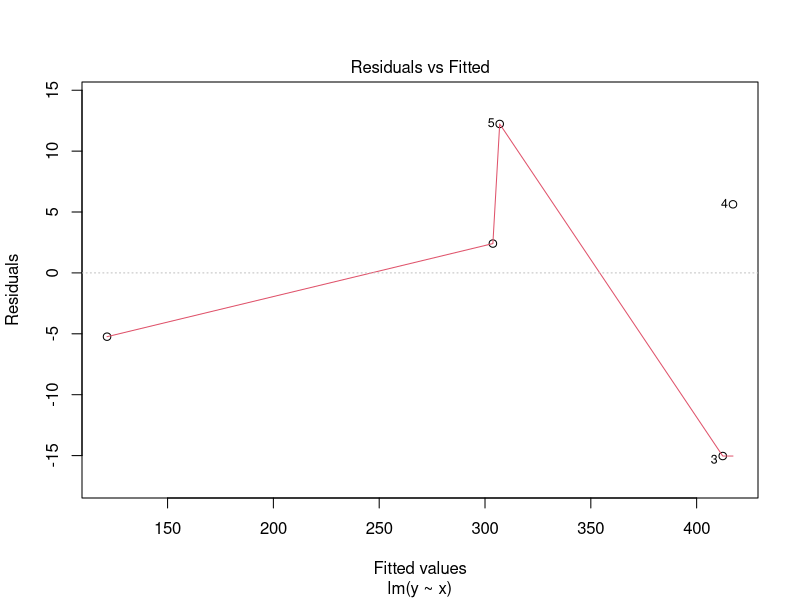
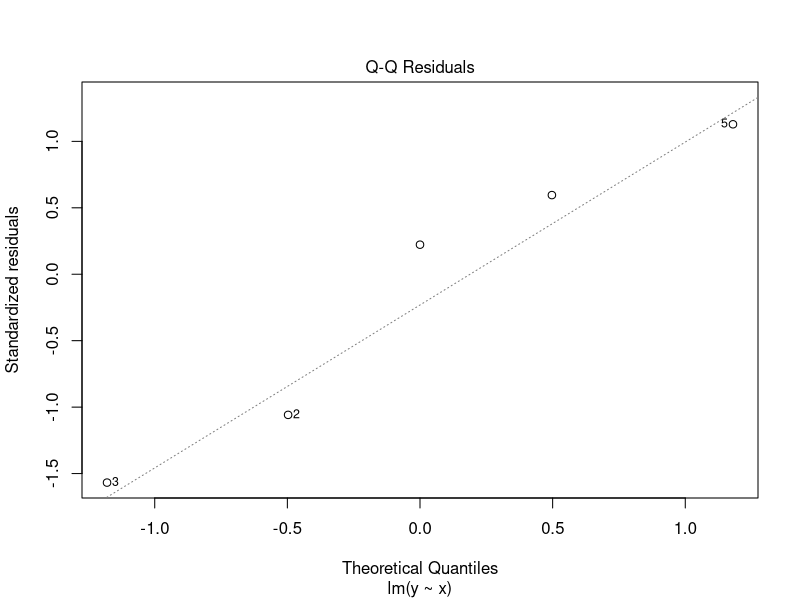
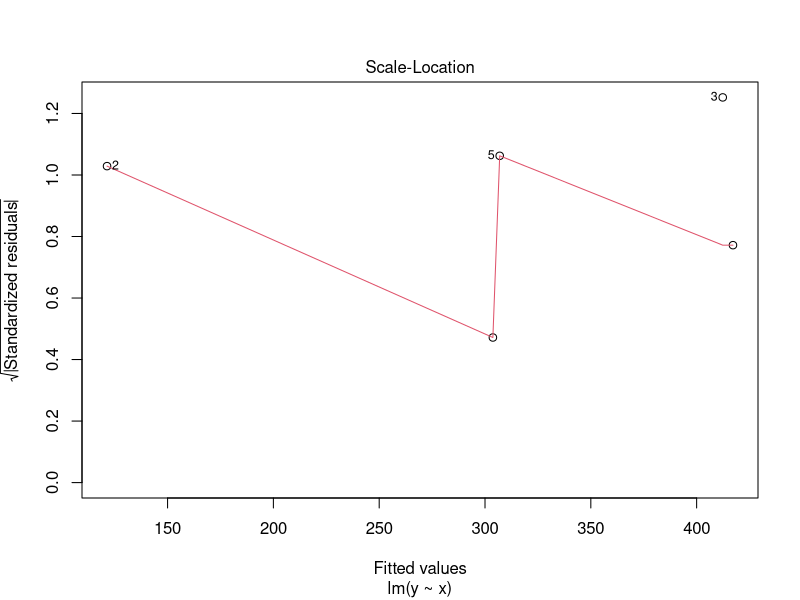
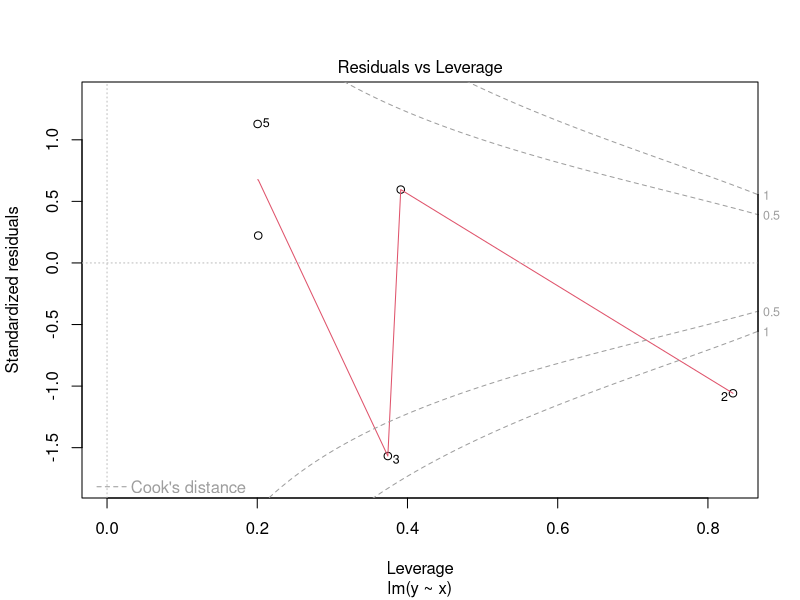

Write the R code that produced these figures, in order.
# simulate example data
#x <- runif(5, 0, 100)
#y <- 5*x + rnorm(5, 0, 10)
#df1 <- data.frame(x, y)

x<-c(60.28,25.18,81.19,82.12,60.90)
y<-c(306.13,116.16,397.30,422.80,319.17)
df <- data.frame(x, y)
mean(x)
mean(y)
Sxx <- sum((x - mean(x))^2)
Sxy <- sum((x - mean(x))*(y - mean(y)))
mean(y)-Sxy/Sxx*mean(x)

model1<-lm(y~x)

x1<-c(26.46602,97.85281,58.38382,35.91708,77.78303)
y1<-c(125.1716,464.1498,282.5097,196.9285,390.4902)
mean(x1)
mean(y1)
Sxx1 <- sum((x1 - mean(x1))^2)
Sxy1 <- sum((x1 - mean(x1))*(y1 - mean(y1)))
mean(y1)-Sxy1/Sxx1*mean(x1)

model2<-lm(y1~x1)

plot(model1)
